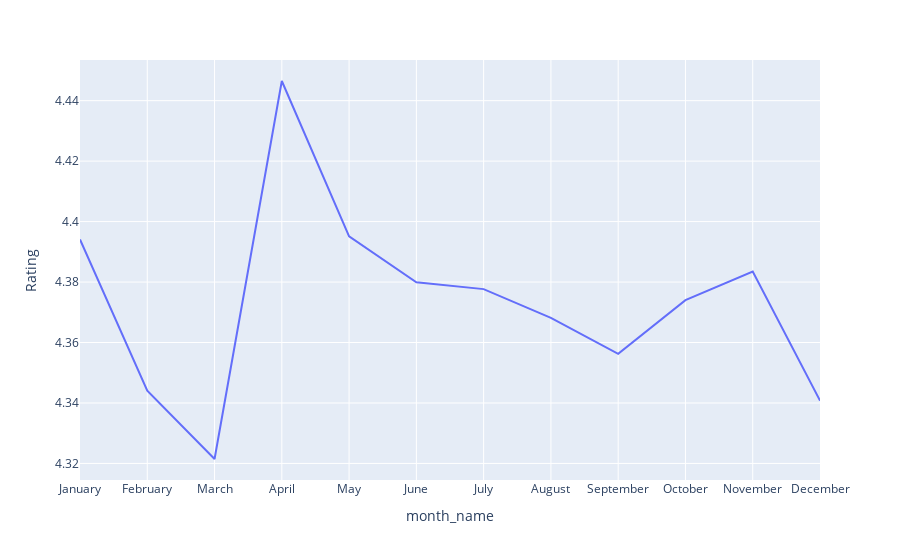

Notebook cell for this chart:
### Code cell
averages.plot(x='month_name', y='Rating')

### Figure 1 — Plotly figure (JSON) as saved in the notebook; plotly's stock layout.template omitted (floating-point values rounded to 4 significant figures)
{"data": [{"hovertemplate": "month_name=%{x}<br>Rating=%{y}<extra></extra>", "legendgroup": "", "line": {"color": "#636efa", "dash": "solid"}, "mode": "lines", "name": "", "orientation": "v", "showlegend": false, "type": "scatter", "x": ["January", "February", "March", "April", "May", "June", "July", "August", "September", "October", "November", "December"], "xaxis": "x", "y": [4.394, 4.344, 4.321, 4.447, 4.395, 4.38, 4.378, 4.368, 4.356, 4.374, 4.383, 4.341], "yaxis": "y"}], "layout": {"legend": {"tracegroupgap": 0}, "margin": {"t": 60}, "xaxis": {"anchor": "y", "domain": [0, 1], "title": {"text": "month_name"}}, "yaxis": {"anchor": "x", "domain": [0, 1], "title": {"text": "Rating"}}}}
